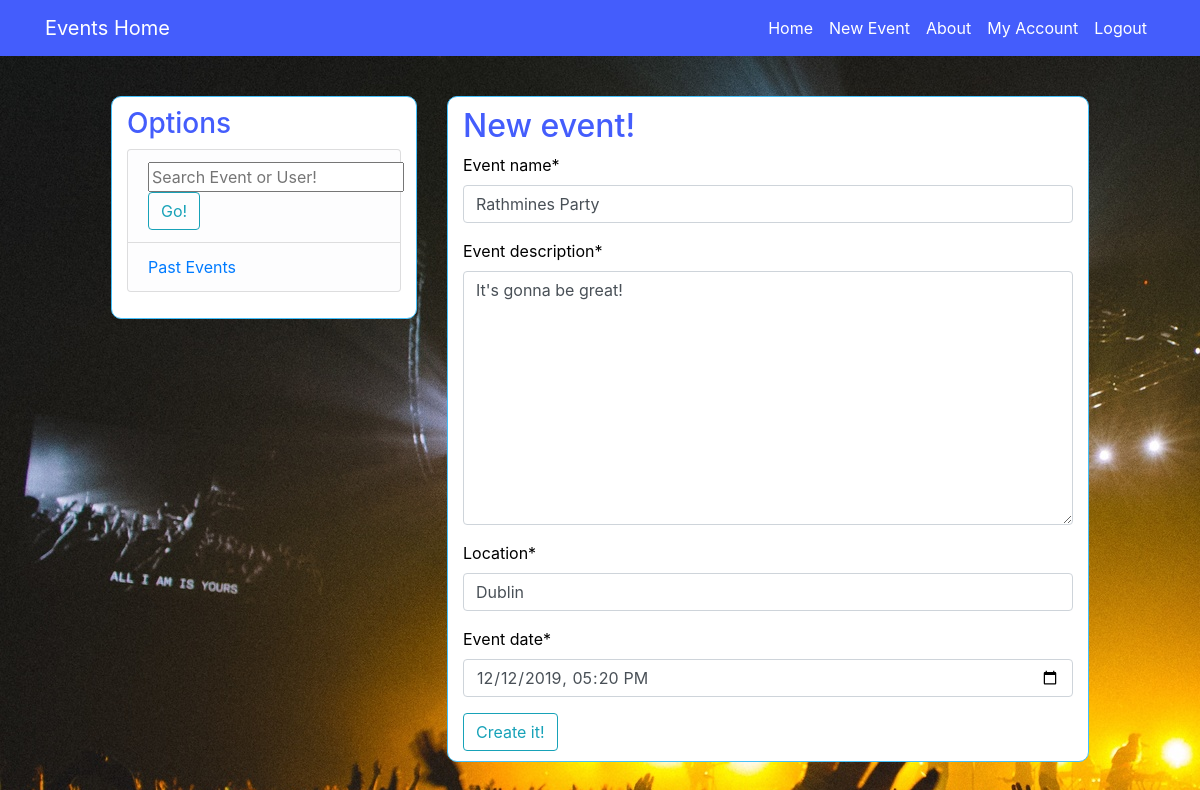
Screenshot of /post/1/update (signed in) with the database file from the repository.
### eventsapp/models.py (models this page shows, shortened)
class Post(models.Model):
    event_name = models.CharField(max_length=200)
    event_description = models.TextField()
    location = models.CharField(max_length=200, default='Dublin')
    event_date = models.DateTimeField()
    date_created = models.DateTimeField(default=timezone.now)
    user = models.ForeignKey(User, on_delete=models.CASCADE)

### eventsapp/views.py (the view)
# urls.py: path('post/<int:pk>/update', views.post_edit, name='post-update'),
@login_required
def post_edit(request, pk):
    post = get_object_or_404(Post, pk=pk)
    if request.method == "POST":
        form = EventsForm(request.POST, instance=post)
        if form.is_valid():
            post = form.save(commit=False)
            post.author = request.user
            post.published_date = datetime.now()
            post.save()
            return redirect('events-home')
    else:
        form = EventsForm(instance=post)
    return render(request, 'eventsapp/post_edit.html', {'form': form})

### eventsapp/forms.py
class EventsForm(forms.ModelForm):
    event_date = forms.DateTimeField(input_formats=['%Y-%m-%dT%H:%M'],
                               widget=forms.
                               DateTimeInput(attrs={'type': 'datetime-local',
                                                    'class': 'form-control'}))
    class Meta:
        model = Post
        fields = ['event_name', 'event_description', 'location', 'event_date']
        widgets = {'event_name': forms.TextInput(attrs={'class': 'form-control'}),
            'event_description': forms.Textarea(attrs={'class': 'form-control'}),
            'location': forms.TextInput(attrs={'class': 'form-control'}),
                   }

### eventsapp/templates/eventsapp/post_edit.html (shortened to what this page needs)
{% extends "eventsapp/base.html" %}
{% load crispy_forms_tags %}
{% block content %}
<div class="content-section">
    <h2>New event!</h2>
    <form method="POST" class="post-form">
        {{ form|crispy }}
        <button class="btn btn-outline-info" type="submit" class="save btn btn-default">Create it!</button>
    </form>
    </div>
{% endblock content %}

### eventsapp/static/eventsapp/main.css (style rules this page uses)
body { height: 100%; background-image: url("/media/background.jpg"); background-repeat: no-repeat; background-attachment:fixed; color: black; margin: 6rem; }
h1, h2, h3, h4, h5, h6 { color: rgb(68, 93, 252);; }
.content-section { background: white; padding: 10px 15px; border: 1px solid rgb(68, 193, 252); border-radius: 10px; margin-bottom: 20px; }

### rows the page displays
Post: event_name "Rathmines Party", event_description "It's gonna be great!", location "Dublin", event_date "12/12/2019 17:20"
